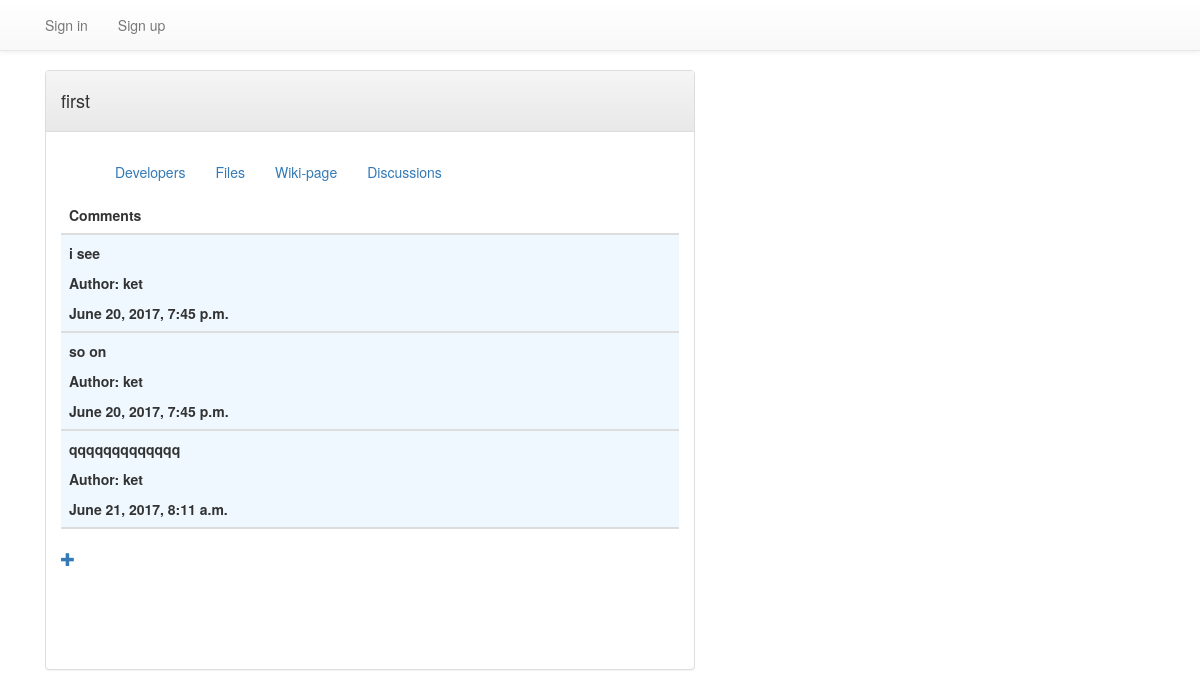
The app's page /coment/discus/14/ with its own data.
### main/models.py (models this page shows)
class Project(models.Model):
    title = models.CharField(verbose_name=u'Заголовок', max_length=255)
    wiki = models.ForeignKey(Wiki, related_name='wiki')
    publish = models.DateTimeField(default=timezone.now)
    created = models.DateTimeField(auto_now_add=True)
    updated = models.DateTimeField(auto_now=True)
    def get_absolute_url(self):
        return "/project/%i/" % self.id

class Comment(models.Model):
    body = models.ForeignKey(Discussions, related_name='discuss')
    author = models.ForeignKey(User, related_name='autor')
    text = models.TextField()
    publish = models.DateTimeField(default=timezone.now)
    created = models.DateTimeField(auto_now_add=True)
    updated = models.DateTimeField(auto_now=True)

### developers/views.py (the view)
# urls.py: url(r'^coment/discus/(?P<info_id>[0-9]+)/$', views.CommentDetails, name='comment'),
def CommentDetails(request, info_id):
    try:
        info = Discussions.objects.get(pk=info_id)
        p = info.discus
    except info.DoesNotExist:
        raise Http404
    return render(request, 'comments.html', {'news_list': News.objects.all(),'comment': Comment.objects.all(), 'grup': request.user.groups.filter(),'username': auth.get_user(request).username, 'discus': info,'object': p})

### developers/templates/comments.html (shortened to what this page needs)
{% extends 'index.html' %}
{% load staticfiles %}
{% block developer %}
   <link href="{% static 'css/page.css' %}" rel="stylesheet">
  <link rel="stylesheet" href="https://maxcdn.bootstrapcdn.com/bootstrap/3.3.7/css/bootstrap.min.css">
<div class="container" id="project" style="width: 700px; height: 400px; float: left">
	<div class="row">
        <div class="col-md-7 " style="width: 650px; height: 600px;">
<div class="panel panel-default" style="width: 650px; height: 600px;">
  <div class="panel-heading">  <h4 >{{ object.title }}</h4></div>
   <div class="panel-body">
    <div class="box box-info">
        <div class="container" style="width: 600px;">
        <div id="navbar" class="navbar-collapse collapse">
            <ul class="nav navbar-nav">
             <li><a href="/developers_project/{{ object.get_absolute_url  }}">Developers</a></li>
                <li><a href="/files{{ object.get_absolute_url  }}">Files</a></li>
                <li><a href="/wiki{{ object.get_absolute_url  }}">Wiki-page</a></li>
                <li><a href="/discus{{ object.get_absolute_url  }}">Discussions</a></li>
            </ul>
        </div>
</div>
            <table id="table" class="table">
    <thead>
        <tr>
            <th>Comments</th>
        </tr>
        {% for c in comment %}
            {% ifequal c.body discus %}
        <tr>
            <th style="background: aliceblue">{{ c.text }}<ul></ul>Author: {{ c.author }}<ul></ul>{{ c.publish }}</th>
        </tr>
            {% endifequal %}
    {% endfor %}
    </thead>
</table>
    <div><a href="{% url 'comment_new'  pk=discus.pk %}" class="top-menu"><span class="glyphicon glyphicon-plus"></span></a></div>
          </div>
        </div>
    </div>
    </div>
</div>
</div>
{% endblock %}

### main/static/css/navbar-fixed-top.css (style rules this page uses)
body { min-height: 2000px; padding-top: 70px; }

### files/static/css/page.css (style rules this page uses)
#project { width:400px; height:200px; float:left; }

### records on screen
Project: title "first"
Comment: text "i see", author "ket", publish "June 20, 2017, 7:45 p.m."
Comment: text "so on", author "ket", publish "June 20, 2017, 7:45 p.m."
Comment: text "qqqqqqqqqqqqq", author "ket", publish "June 21, 2017, 8:11 a.m."
